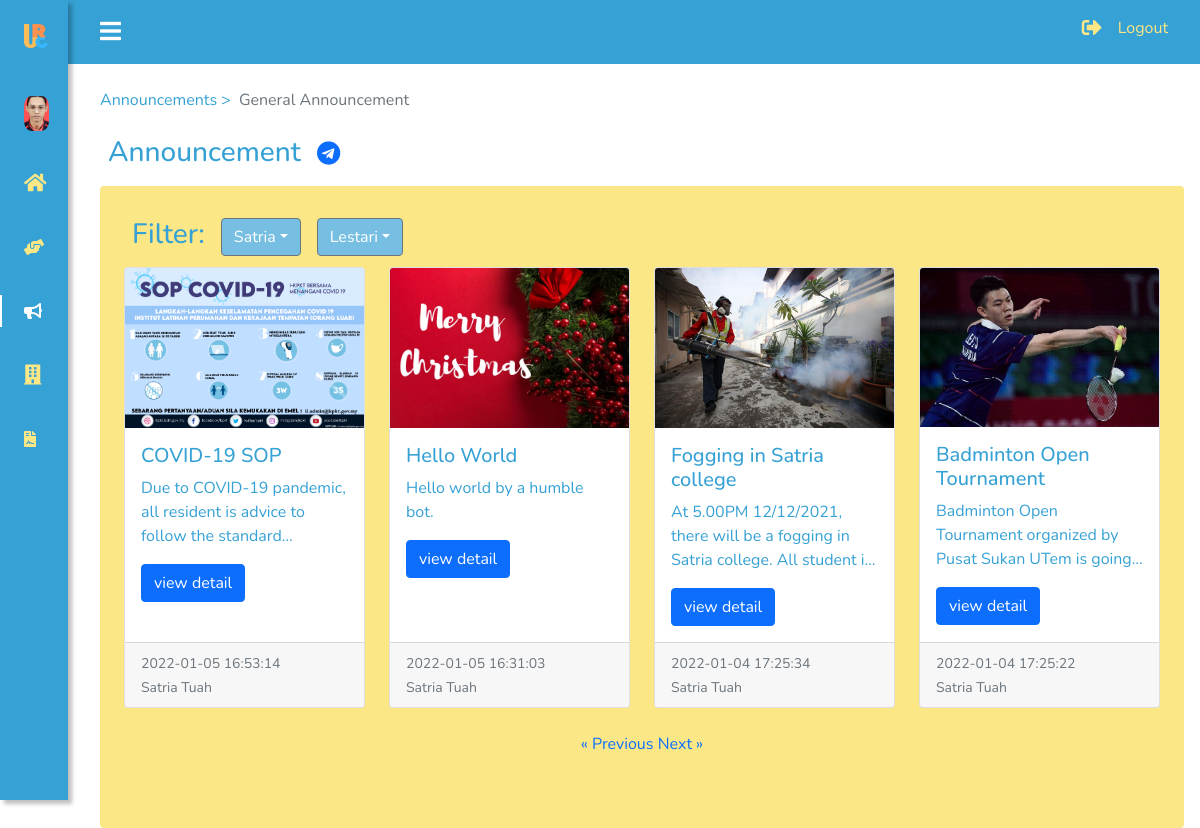
/student/annGeneral.php (signed in), run on the app's committed database.
### tables this page shows
CREATE TABLE `announcement` (
  `annID` int(10) NOT NULL,
  `annAuthor` varchar(50) NOT NULL,
  `title` text NOT NULL,
  `text` longtext NOT NULL,
  `creationDate` timestamp NOT NULL DEFAULT current_timestamp(),
  `updationDate` timestamp NULL DEFAULT NULL,
  `blockID` varchar(10) NOT NULL,
  `approveBy` varchar(10) NOT NULL,
  `display` int(1) NOT NULL,
  `reason` text DEFAULT NULL
);

CREATE TABLE `fileuploaded` (
  `fuID` int(10) NOT NULL,
  `hdID` int(10) DEFAULT NULL,
  `hdtID` int(10) DEFAULT NULL,
  `annID` int(10) DEFAULT NULL,
  `aID` int(10) DEFAULT NULL,
  `fileName` varchar(255) NOT NULL,
  `filePath` varchar(255) NOT NULL,
  `createdBy` varchar(10) NOT NULL,
  `creationDate` timestamp NOT NULL DEFAULT current_timestamp() ON UPDATE current_timestamp()
);

CREATE TABLE `college` (
  `collegeID` varchar(10) NOT NULL,
  `collegeName` text NOT NULL,
  `noStudent` int(10) NOT NULL
);

CREATE TABLE `block` (
  `blockID` varchar(10) NOT NULL,
  `collegeID` varchar(10) NOT NULL,
  `blockName` text NOT NULL
);

### public/student/annGeneral.php (the view, shortened to what this page needs)
<!DOCTYPE html>
<html>
<head>
	<?php include("head.html");
	include("../config.php");?>
</head>
<body id="body-pd">
	<div class="pt-4">
		<div class="d-flex flex-column " id="content">
			<nav aria-label="breadcrumb">
			  	<ol class="breadcrumb">
			    	<li class="breadcrumb-item">Announcements</li>
			    	<li class="breadcrumb-item active" aria-current="page">General Announcement</li>
			  	</ol>
			</nav>
			<div class="d-flex">
				<div class="p-2">
					<h3 id="heading1">Announcement</h3>
				</div>
				<div class="p-2">
					<a href="https://t.me/s/ureco_ann" target="_blank" rel="noopener noreferrer" data-toggle="tooltip" data-placement="right" title="Get announcement notification in UReCo Telegram group" style="font-size: 1.5rem;"><i class="fab fa-telegram" aria-hidden="true"></i></a>
				</div>
			</div>
			<div class="rounded p-4 bg-color">
				<div class="d-flex">
					<div class="p-2">
						<h3>Filter: </h3>
					</div>
					<div class="p-2">
						<div class="dropdown ">
						  <button class="btn btn-secondary dropdown-toggle" type="button" id="satria" data-bs-toggle="dropdown" aria-expanded="false">Satria</button>
						</div>
					</div>
					<div class="p-2">
						<div class="dropdown">
						  <button class="btn btn-secondary dropdown-toggle" type="button" id="lestari" data-bs-toggle="dropdown" aria-expanded="false">Lestari</button>
						</div>
					</div>
				</div>
			<div class="row row-cols-1 row-cols-md-4 g-4" id="anncardlist">
				<?php
					if(isset($_GET['id'])){
						$id = $_GET['id'];
						$sql_ann=mysqli_query($conn, "SELECT announcement.*, block.blockName, college.collegeName, fileuploaded.fileName, fileuploaded.filePath FROM announcement JOIN staff ON announcement.approveBy=staff.staffID JOIN block ON block.blockID=staff.blockID JOIN college ON college.collegeID=block.collegeID JOIN fileuploaded ON announcement.annID = fileuploaded.annID WHERE display=1 AND announcement.blockID ='$id' ORDER BY creationDate DESC");
					}
					else
						$sql_ann=mysqli_query($conn, "SELECT announcement.*, block.blockName, college.collegeName, fileuploaded.fileName, fileuploaded.filePath FROM announcement JOIN staff ON announcement.approveBy=staff.staffID JOIN block ON block.blockID=staff.blockID JOIN college ON college.collegeID=block.collegeID JOIN fileuploaded ON announcement.annID = fileuploaded.annID WHERE display=1 ORDER BY creationDate DESC");
					if(mysqli_num_rows($sql_ann)>0){
						while($row = mysqli_fetch_array($sql_ann)){
				?>
				<div class="col">
				    <div class="card h-100">
						<img class="card-img-top" style="max-height: 10rem; object-fit: cover;" src="<?php echo htmlentities($row['filePath']."/".$row['fileName'])?>" alt="cover photo">
						<div class="card-body">
							<h5 class="card-title"><?php echo htmlentities($row['title'])?></h5>
							<p class="card-text truncate-para"><?php echo htmlentities($row['text'])?></p>
							<a href="annDetail.php?id=<?php echo htmlentities($row['annID'])?>" class="btn btn-primary">view detail</a>
						</div>
						<div class="card-footer">
							<small class="text-muted"><?php echo htmlentities($row['creationDate'])?><br><?php echo htmlentities($row['collegeName'])?> <?php echo htmlentities($row['blockName'])?></small>
						</div>
					</div>
				</div>
			   <?php
						}
					}
			   ?>
			</div>
			<br>
			<div id="anncardlist-pagination" style="display:none" class="pb-5" align="center">
			    <a id="anncardlist-previous" href="#" class="disabled">&laquo; Previous</a>
			    <a id="anncardlist-next" href="#">Next &raquo;</a>
			</div>
		</div>
	</div>
			</div>
</body>
</html>

### css/student.css (style rules this page uses)
:root { --header-height: 3rem; --nav-width: 68px; --color-one: #36A1D4; --color-two: #77BFE2; --color-three: #D22D16; --color-four: #FCE786; --color-five: #FFAA7D; --white-color: #FFFFFF; --body-font: 'Nunito', sans-serif; --normal-font-size: 1rem; --z-fixed: 100; }
body { position: relative; margin: var(--header-height) 0 0 0; padding: 0 1rem; font-family: var(--body-font); font-size: var(--normal-font-size); transition: .5s; }
a { text-decoration: none !important; }
.breadcrumb-item::after { content: " > " !important; }
.breadcrumb li:last-child:after, .breadcrumb-item::before { content: "" !important; }
.header { width: 100%; height: var(--header-height); position: fixed; top: 0; left: 0; display: flex; align-items: center; justify-content: space-between; padding: 0 1rem; background-color: var(--color-one); z-index: var(--z-fixed); transition: .5s; }
.header_toggle { color: var(--white-color); font-size: 1.5rem; cursor: pointer; }
.profile-icon { width: 25px; height: 35px; display: flex; justify-content: center; border-radius: 30%; overflow: hidden; align-items: center; }
.profile-icon img { width: 40px; }
.l-navbar { position: fixed; top: 0; left: -30%; width: var(--nav-width); height: 100vh; background-color: var(--color-one); padding: .5rem 1rem 0 0; transition: .5s; z-index: var(--z-fixed); box-shadow: 4px 4px 4px rgb(0 0 0 / 25%); }
.nav { height: 100%; display: flex; flex-direction: column; justify-content: space-between; overflow: hidden; }
.nav_logo, .nav_link, .logout, .nav_dropdown { display: grid; grid-template-columns: max-content max-content; align-items: center; column-gap: 1rem; padding: .5rem 0 .5rem 1.5rem; }
.nav_logo { margin-bottom: 2rem; cursor: auto; }
.nav_logo-icon { background: url("http://localhost/ureco/asset/favicon-32x32.png"); height: 1.5rem; width: 1.5rem; display: block; background-size: contain; }
.nav_link, .logout, .nav_dropdown { position: relative; color: var(--color-four); margin-bottom: 1.5rem; transition: .3s; }
.logout { margin-bottom: 0.5rem; }
.nav_icon { font-size: 1.25rem; }
.active { color: var(--white-color); }
.active::before { content: ''; position: absolute; left: 0; width: 2px; height: 32px; background-color: var(--white-color); }
@media screen and (min-width: 768px) { body { margin: calc(var(--header-height) + 1rem) 0 0 0; padding-left: calc(var(--nav-width) + 2rem); } }
@media screen and (min-width: 768px) { .header { height: calc(var(--header-height) + 1rem); padding: 0 2rem 0 calc(var(--nav-width) + 2rem); } }
@media screen and (min-width: 768px) { .l-navbar { left: 0; padding: 1rem 1rem 0 0; } }
#content, #content input, #content option, #content select { color: var(--color-one); }
#content button, #add-btn { background-color: var(--color-two); color: var(--white-color); }
.bg-color { background-color: var(--color-four); }
.truncate-para { overflow: hidden; display: -webkit-box; -webkit-line-clamp: 3; -webkit-box-orient: vertical; }

### data on the page
announcement: fileuploaded.filePath+fileName (picture), title "COVID-19 SOP", text "Due to COVID-19 pandemic, all resident is advice to follow the…", creationDate "2022-01-05 16:53:14", college.collegeName "Satria", blockID.blockName "Tuah"
announcement: fileuploaded.filePath+fileName (picture), title "Hello World", text "Hello world by a humble bot.", creationDate "2022-01-05 16:31:03", college.collegeName "Satria", blockID.blockName "Tuah"
announcement: fileuploaded.filePath+fileName (picture), title "Fogging in Satria college", text "At 5.00PM 12/12/2021, there will be a fogging in Satria college. All student…", creationDate "2022-01-04 17:25:34", college.collegeName "Satria", blockID.blockName "Tuah"
announcement: fileuploaded.filePath+fileName (picture), title "Badminton Open Tournament", text "Badminton Open Tournament organized by Pusat Sukan UTem is…", creationDate "2022-01-04 17:25:22", college.collegeName "Satria", blockID.blockName "Tuah"
